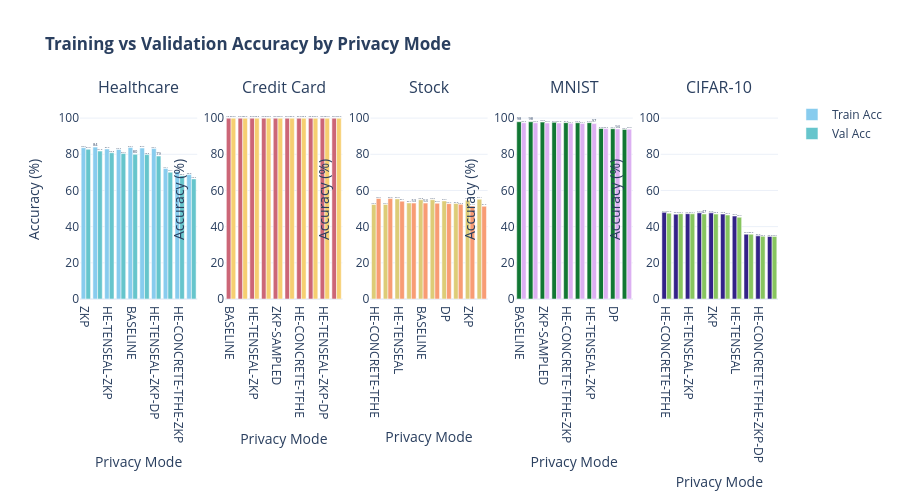
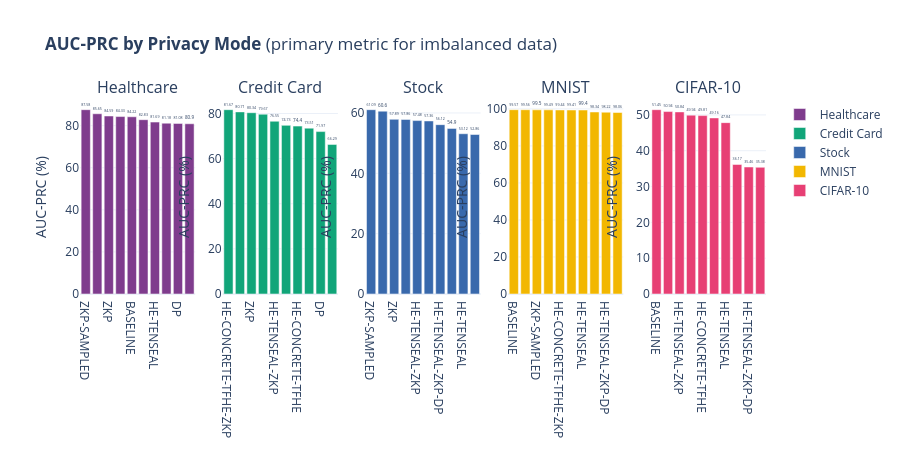

Notebook code for these charts, in order:
### Markdown cell above
### 4.1 Accuracy Bar Chart (Side-by-Side)

### Code cell
# Accuracy bar charts -- Train Acc and Val Acc, one subplot per available dataset
n = len(ALL_DATASETS)
if n == 0:
    print("No datasets available.")
else:
    titles = [lbl for lbl, _ in ALL_DATASETS]
    fig = make_subplots(rows=1, cols=n, subplot_titles=titles)

    # Dynamic colors so no dataset is dropped when n > 3
    base_colors = px.colors.qualitative.Safe
    train_colors = [base_colors[i % len(base_colors)] for i in range(n)]
    val_colors = [px.colors.qualitative.Pastel[i % len(px.colors.qualitative.Pastel)] for i in range(n)]

    for col_idx, (label, df) in enumerate(ALL_DATASETS, start=1):
        d = df.sort_values('Val Acc (%)', ascending=False)
        show_legend = (col_idx == 1)
        fig.add_trace(
            go.Bar(
                x=d['Mode'], y=d['Train Acc (%)'], name='Train Acc',
                marker_color=train_colors[col_idx - 1],
                text=d['Train Acc (%)'].round(1),
                textposition='outside', showlegend=show_legend
            ),
            row=1, col=col_idx
        )
        fig.add_trace(
            go.Bar(
                x=d['Mode'], y=d['Val Acc (%)'], name='Val Acc',
                marker_color=val_colors[col_idx - 1],
                text=d['Val Acc (%)'].round(1),
                textposition='outside', showlegend=show_legend
            ),
            row=1, col=col_idx
        )
        fig.update_yaxes(title_text='Accuracy (%)', range=[0, 110], row=1, col=col_idx)
        fig.update_xaxes(title_text='Privacy Mode', row=1, col=col_idx)

    fig.update_layout(
        title_text='<b>Training vs Validation Accuracy by Privacy Mode</b>',
        height=500, barmode='group', showlegend=True,
        template='plotly_white'
    )
    fig.show()

    # -- AUC-PRC bar chart (primary metric for imbalanced datasets) ------------
    if any('AUC-PRC (%)' in df.columns and df['AUC-PRC (%)'].sum() > 0
           for _, df in ALL_DATASETS):
        fig2 = make_subplots(rows=1, cols=n, subplot_titles=titles)
        prc_colors = [px.colors.qualitative.Bold[i % len(px.colors.qualitative.Bold)] for i in range(n)]

        for col_idx, (label, df) in enumerate(ALL_DATASETS, start=1):
            if 'AUC-PRC (%)' not in df.columns:
                continue
            d = df.sort_values('AUC-PRC (%)', ascending=False)
            fig2.add_trace(
                go.Bar(
                    x=d['Mode'], y=d['AUC-PRC (%)'], name=label,
                    marker_color=prc_colors[col_idx - 1],
                    text=d['AUC-PRC (%)'].round(2), textposition='outside',
                    showlegend=True
                ),
                row=1, col=col_idx
            )
            fig2.update_yaxes(title_text='AUC-PRC (%)', row=1, col=col_idx)
        fig2.update_layout(
            title_text='<b>AUC-PRC by Privacy Mode</b> (primary metric for imbalanced data)',
            height=450, template='plotly_white'
        )
        fig2.show()

### Figure 1 — Plotly figure (JSON) as saved in the notebook; plotly's stock layout.template omitted (floating-point values rounded to 4 significant figures)
{"data": [{"marker": {"color": "rgb(136, 204, 238)"}, "name": "Train Acc", "showlegend": true, "text": [83.6, 84.0, 82.9, 82.6, 83.7, 83.4, 83.1, 72.1, 70.5, 68.8], "textposition": "outside", "type": "bar", "x": ["ZKP", "ZKP-SAMPLED", "HE-TENSEAL-ZKP", "DP", "BASELINE", "HE-TENSEAL", "HE-TENSEAL-ZKP-DP", "HE-CONCRETE-TFHE", "HE-CONCRETE-TFHE-ZKP", "HE-CONCRETE-TFHE-ZKP-DP"], "xaxis": "x", "y": [83.63, 83.95, 82.94, 82.63, 83.73, 83.43, 83.14, 72.09, 70.49, 68.78], "yaxis": "y"}, {"marker": {"color": "rgb(102, 197, 204)"}, "name": "Val Acc", "showlegend": true, "text": [82.8, 81.8, 80.8, 80.4, 80.0, 79.8, 79.0, 70.1, 68.2, 66.4], "textposition": "outside", "type": "bar", "x": ["ZKP", "ZKP-SAMPLED", "HE-TENSEAL-ZKP", "DP", "BASELINE", "HE-TENSEAL", "HE-TENSEAL-ZKP-DP", "HE-CONCRETE-TFHE", "HE-CONCRETE-TFHE-ZKP", "HE-CONCRETE-TFHE-ZKP-DP"], "xaxis": "x", "y": [82.78, 81.76, 80.83, 80.41, 79.98, 79.81, 79.03, 70.07, 68.17, 66.39], "yaxis": "y"}, {"marker": {"color": "rgb(204, 102, 119)"}, "name": "Train Acc", "showlegend": false, "text": [99.9, 99.9, 99.9, 99.9, 99.9, 99.9, 99.9, 99.9, 99.9, 99.9], "textposition": "outside", "type": "bar", "x": ["BASELINE", "ZKP", "HE-TENSEAL-ZKP", "HE-TENSEAL", "ZKP-SAMPLED", "HE-CONCRETE-TFHE-ZKP", "HE-CONCRETE-TFHE", "HE-CONCRETE-TFHE-ZKP-DP", "HE-TENSEAL-ZKP-DP", "DP"], "xaxis": "x2", "y": [99.95, 99.94, 99.94, 99.94, 99.94, 99.93, 99.93, 99.92, 99.92, 99.92], "yaxis": "y2"}, {"marker": {"color": "rgb(246, 207, 113)"}, "name": "Val Acc", "showlegend": false, "text": [99.9, 99.9, 99.9, 99.9, 99.9, 99.9, 99.9, 99.9, 99.9, 99.9], "textposition": "outside", "type": "bar", "x": ["BASELINE", "ZKP", "HE-TENSEAL-ZKP", "HE-TENSEAL", "ZKP-SAMPLED", "HE-CONCRETE-TFHE-ZKP", "HE-CONCRETE-TFHE", "HE-CONCRETE-TFHE-ZKP-DP", "HE-TENSEAL-ZKP-DP", "DP"], "xaxis": "x2", "y": [99.95, 99.95, 99.94, 99.94, 99.94, 99.93, 99.93, 99.92, 99.92, 99.92], "yaxis": "y2"}, {"marker": {"color": "rgb(221, 204, 119)"}, "name": "Train Acc", "showlegend": false, "text": [52.2, 52.2, 55.3, 53.1, 54.8, 54.9, 54.2, 52.8, 54.6, 55.1], "textposition": "outside", "type": "bar", "x": ["HE-CONCRETE-TFHE", "HE-CONCRETE-TFHE-ZKP", "HE-TENSEAL", "HE-TENSEAL-ZKP-DP", "BASELINE", "ZKP-SAMPLED", "DP", "HE-CONCRETE-TFHE-ZKP-DP", "ZKP", "HE-TENSEAL-ZKP"], "xaxis": "x3", "y": [52.22, 52.23, 55.32, 53.11, 54.84, 54.88, 54.21, 52.78, 54.59, 55.13], "yaxis": "y3"}, {"marker": {"color": "rgb(248, 156, 116)"}, "name": "Val Acc", "showlegend": false, "text": [55.6, 55.5, 54.1, 53.0, 53.0, 52.9, 52.7, 52.3, 51.4, 51.3], "textposition": "outside", "type": "bar", "x": ["HE-CONCRETE-TFHE", "HE-CONCRETE-TFHE-ZKP", "HE-TENSEAL", "HE-TENSEAL-ZKP-DP", "BASELINE", "ZKP-SAMPLED", "DP", "HE-CONCRETE-TFHE-ZKP-DP", "ZKP", "HE-TENSEAL-ZKP"], "xaxis": "x3", "y": [55.56, 55.52, 54.08, 53.02, 53.02, 52.93, 52.72, 52.33, 51.36, 51.27], "yaxis": "y3"}, {"marker": {"color": "rgb(17, 119, 51)"}, "name": "Train Acc", "showlegend": false, "text": [98.0, 98.0, 97.8, 97.6, 97.5, 97.4, 97.5, 94.3, 94.1, 93.7], "textposition": "outside", "type": "bar", "x": ["BASELINE", "ZKP", "ZKP-SAMPLED", "HE-CONCRETE-TFHE", "HE-CONCRETE-TFHE-ZKP", "HE-TENSEAL", "HE-TENSEAL-ZKP", "HE-CONCRETE-TFHE-ZKP-DP", "DP", "HE-TENSEAL-ZKP-DP"], "xaxis": "x4", "y": [97.99, 97.95, 97.78, 97.64, 97.47, 97.42, 97.47, 94.26, 94.1, 93.73], "yaxis": "y4"}, {"marker": {"color": "rgb(220, 176, 242)"}, "name": "Val Acc", "showlegend": false, "text": [97.4, 97.4, 97.3, 97.3, 97.1, 97.1, 97.0, 94.2, 94.0, 93.9], "textposition": "outside", "type": "bar", "x": ["BASELINE", "ZKP", "ZKP-SAMPLED", "HE-CONCRETE-TFHE", "HE-CONCRETE-TFHE-ZKP", "HE-TENSEAL", "HE-TENSEAL-ZKP", "HE-CONCRETE-TFHE-ZKP-DP", "DP", "HE-TENSEAL-ZKP-DP"], "xaxis": "x4", "y": [97.44, 97.42, 97.28, 97.26, 97.1, 97.05, 96.96, 94.21, 94.02, 93.89], "yaxis": "y4"}, {"marker": {"color": "rgb(51, 34, 136)"}, "name": "Train Acc", "showlegend": false, "text": [47.9, 46.9, 47.2, 47.6, 47.6, 46.9, 45.9, 35.8, 34.9, 34.6], "textposition": "outside", "type": "bar", "x": ["HE-CONCRETE-TFHE", "BASELINE", "HE-TENSEAL-ZKP", "HE-CONCRETE-TFHE-ZKP", "ZKP", "ZKP-SAMPLED", "HE-TENSEAL", "DP", "HE-CONCRETE-TFHE-ZKP-DP", "HE-TENSEAL-ZKP-DP"], "xaxis": "x5", "y": [47.88, 46.9, 47.15, 47.63, 47.61, 46.93, 45.87, 35.84, 34.91, 34.58], "yaxis": "y5"}, {"marker": {"color": "rgb(135, 197, 95)"}, "name": "Val Acc", "showlegend": false, "text": [47.4, 47.1, 47.1, 47.0, 46.9, 46.4, 45.2, 35.8, 34.6, 34.6], "textposition": "outside", "type": "bar", "x": ["HE-CONCRETE-TFHE", "BASELINE", "HE-TENSEAL-ZKP", "HE-CONCRETE-TFHE-ZKP", "ZKP", "ZKP-SAMPLED", "HE-TENSEAL", "DP", "HE-CONCRETE-TFHE-ZKP-DP", "HE-TENSEAL-ZKP-DP"], "xaxis": "x5", "y": [47.42, 47.13, 47.1, 47.0, 46.92, 46.43, 45.18, 35.82, 34.64, 34.57], "yaxis": "y5"}], "layout": {"annotations": [{"font": {"size": 16}, "showarrow": false, "text": "Healthcare", "x": 0.084, "xanchor": "center", "xref": "paper", "y": 1, "yanchor": "bottom", "yref": "paper"}, {"font": {"size": 16}, "showarrow": false, "text": "Credit Card", "x": 0.292, "xanchor": "center", "xref": "paper", "y": 1, "yanchor": "bottom", "yref": "paper"}, {"font": {"size": 16}, "showarrow": false, "text": "Stock", "x": 0.5, "xanchor": "center", "xref": "paper", "y": 1, "yanchor": "bottom", "yref": "paper"}, {"font": {"size": 16}, "showarrow": false, "text": "MNIST", "x": 0.708, "xanchor": "center", "xref": "paper", "y": 1, "yanchor": "bottom", "yref": "paper"}, {"font": {"size": 16}, "showarrow": false, "text": "CIFAR-10", "x": 0.916, "xanchor": "center", "xref": "paper", "y": 1, "yanchor": "bottom", "yref": "paper"}], "barmode": "group", "height": 500, "showlegend": true, "title": {"text": "<b>Training vs Validation Accuracy by Privacy Mode</b>"}, "xaxis": {"anchor": "y", "domain": [0, 0.168], "title": {"text": "Privacy Mode"}}, "xaxis2": {"anchor": "y2", "domain": [0.208, 0.376], "title": {"text": "Privacy Mode"}}, "xaxis3": {"anchor": "y3", "domain": [0.416, 0.584], "title": {"text": "Privacy Mode"}}, "xaxis4": {"anchor": "y4", "domain": [0.624, 0.792], "title": {"text": "Privacy Mode"}}, "xaxis5": {"anchor": "y5", "domain": [0.832, 1], "title": {"text": "Privacy Mode"}}, "yaxis": {"anchor": "x", "domain": [0, 1], "range": [0, 110], "title": {"text": "Accuracy (%)"}}, "yaxis2": {"anchor": "x2", "domain": [0, 1], "range": [0, 110], "title": {"text": "Accuracy (%)"}}, "yaxis3": {"anchor": "x3", "domain": [0, 1], "range": [0, 110], "title": {"text": "Accuracy (%)"}}, "yaxis4": {"anchor": "x4", "domain": [0, 1], "range": [0, 110], "title": {"text": "Accuracy (%)"}}, "yaxis5": {"anchor": "x5", "domain": [0, 1], "range": [0, 110], "title": {"text": "Accuracy (%)"}}}}

### Figure 2 — Plotly figure (JSON) as saved in the notebook; plotly's stock layout.template omitted (floating-point values rounded to 4 significant figures)
{"data": [{"marker": {"color": "rgb(127, 60, 141)"}, "name": "Healthcare", "showlegend": true, "text": [87.58, 85.65, 84.59, 84.33, 84.22, 82.83, 81.69, 81.18, 81.08, 80.9], "textposition": "outside", "type": "bar", "x": ["ZKP-SAMPLED", "HE-TENSEAL-ZKP", "ZKP", "HE-TENSEAL-ZKP-DP", "BASELINE", "HE-CONCRETE-TFHE-ZKP-DP", "HE-TENSEAL", "HE-CONCRETE-TFHE", "DP", "HE-CONCRETE-TFHE-ZKP"], "xaxis": "x", "y": [87.58, 85.65, 84.59, 84.33, 84.22, 82.83, 81.69, 81.18, 81.08, 80.9], "yaxis": "y"}, {"marker": {"color": "rgb(17, 165, 121)"}, "name": "Credit Card", "showlegend": true, "text": [81.67, 80.71, 80.34, 79.67, 76.55, 74.73, 74.4, 73.51, 71.97, 66.29], "textposition": "outside", "type": "bar", "x": ["HE-CONCRETE-TFHE-ZKP", "ZKP-SAMPLED", "ZKP", "BASELINE", "HE-TENSEAL-ZKP", "HE-TENSEAL", "HE-CONCRETE-TFHE", "HE-TENSEAL-ZKP-DP", "DP", "HE-CONCRETE-TFHE-ZKP-DP"], "xaxis": "x2", "y": [81.67, 80.71, 80.34, 79.67, 76.55, 74.73, 74.4, 73.51, 71.97, 66.29], "yaxis": "y2"}, {"marker": {"color": "rgb(57, 105, 172)"}, "name": "Stock", "showlegend": true, "text": [61.09, 60.6, 57.89, 57.86, 57.48, 57.36, 56.12, 54.9, 53.12, 52.86], "textposition": "outside", "type": "bar", "x": ["ZKP-SAMPLED", "HE-CONCRETE-TFHE", "ZKP", "HE-CONCRETE-TFHE-ZKP-DP", "HE-TENSEAL-ZKP", "DP", "HE-TENSEAL-ZKP-DP", "BASELINE", "HE-TENSEAL", "HE-CONCRETE-TFHE-ZKP"], "xaxis": "x3", "y": [61.09, 60.6, 57.89, 57.86, 57.48, 57.36, 56.12, 54.9, 53.12, 52.86], "yaxis": "y3"}, {"marker": {"color": "rgb(242, 183, 1)"}, "name": "MNIST", "showlegend": true, "text": [99.57, 99.56, 99.5, 99.49, 99.44, 99.41, 99.4, 98.34, 98.22, 98.06], "textposition": "outside", "type": "bar", "x": ["BASELINE", "ZKP", "ZKP-SAMPLED", "HE-CONCRETE-TFHE", "HE-CONCRETE-TFHE-ZKP", "HE-TENSEAL-ZKP", "HE-TENSEAL", "HE-CONCRETE-TFHE-ZKP-DP", "HE-TENSEAL-ZKP-DP", "DP"], "xaxis": "x4", "y": [99.57, 99.56, 99.5, 99.49, 99.44, 99.41, 99.4, 98.34, 98.22, 98.06], "yaxis": "y4"}, {"marker": {"color": "rgb(231, 63, 116)"}, "name": "CIFAR-10", "showlegend": true, "text": [51.45, 50.94, 50.84, 49.94, 49.81, 49.16, 47.84, 36.17, 35.46, 35.38], "textposition": "outside", "type": "bar", "x": ["BASELINE", "HE-CONCRETE-TFHE-ZKP", "HE-TENSEAL-ZKP", "ZKP", "HE-CONCRETE-TFHE", "ZKP-SAMPLED", "HE-TENSEAL", "DP", "HE-TENSEAL-ZKP-DP", "HE-CONCRETE-TFHE-ZKP-DP"], "xaxis": "x5", "y": [51.45, 50.94, 50.84, 49.94, 49.81, 49.16, 47.84, 36.17, 35.46, 35.38], "yaxis": "y5"}], "layout": {"annotations": [{"font": {"size": 16}, "showarrow": false, "text": "Healthcare", "x": 0.084, "xanchor": "center", "xref": "paper", "y": 1, "yanchor": "bottom", "yref": "paper"}, {"font": {"size": 16}, "showarrow": false, "text": "Credit Card", "x": 0.292, "xanchor": "center", "xref": "paper", "y": 1, "yanchor": "bottom", "yref": "paper"}, {"font": {"size": 16}, "showarrow": false, "text": "Stock", "x": 0.5, "xanchor": "center", "xref": "paper", "y": 1, "yanchor": "bottom", "yref": "paper"}, {"font": {"size": 16}, "showarrow": false, "text": "MNIST", "x": 0.708, "xanchor": "center", "xref": "paper", "y": 1, "yanchor": "bottom", "yref": "paper"}, {"font": {"size": 16}, "showarrow": false, "text": "CIFAR-10", "x": 0.916, "xanchor": "center", "xref": "paper", "y": 1, "yanchor": "bottom", "yref": "paper"}], "height": 450, "title": {"text": "<b>AUC-PRC by Privacy Mode</b> (primary metric for imbalanced data)"}, "xaxis": {"anchor": "y", "domain": [0, 0.168]}, "xaxis2": {"anchor": "y2", "domain": [0.208, 0.376]}, "xaxis3": {"anchor": "y3", "domain": [0.416, 0.584]}, "xaxis4": {"anchor": "y4", "domain": [0.624, 0.792]}, "xaxis5": {"anchor": "y5", "domain": [0.832, 1]}, "yaxis": {"anchor": "x", "domain": [0, 1], "title": {"text": "AUC-PRC (%)"}}, "yaxis2": {"anchor": "x2", "domain": [0, 1], "title": {"text": "AUC-PRC (%)"}}, "yaxis3": {"anchor": "x3", "domain": [0, 1], "title": {"text": "AUC-PRC (%)"}}, "yaxis4": {"anchor": "x4", "domain": [0, 1], "title": {"text": "AUC-PRC (%)"}}, "yaxis5": {"anchor": "x5", "domain": [0, 1], "title": {"text": "AUC-PRC (%)"}}}}
